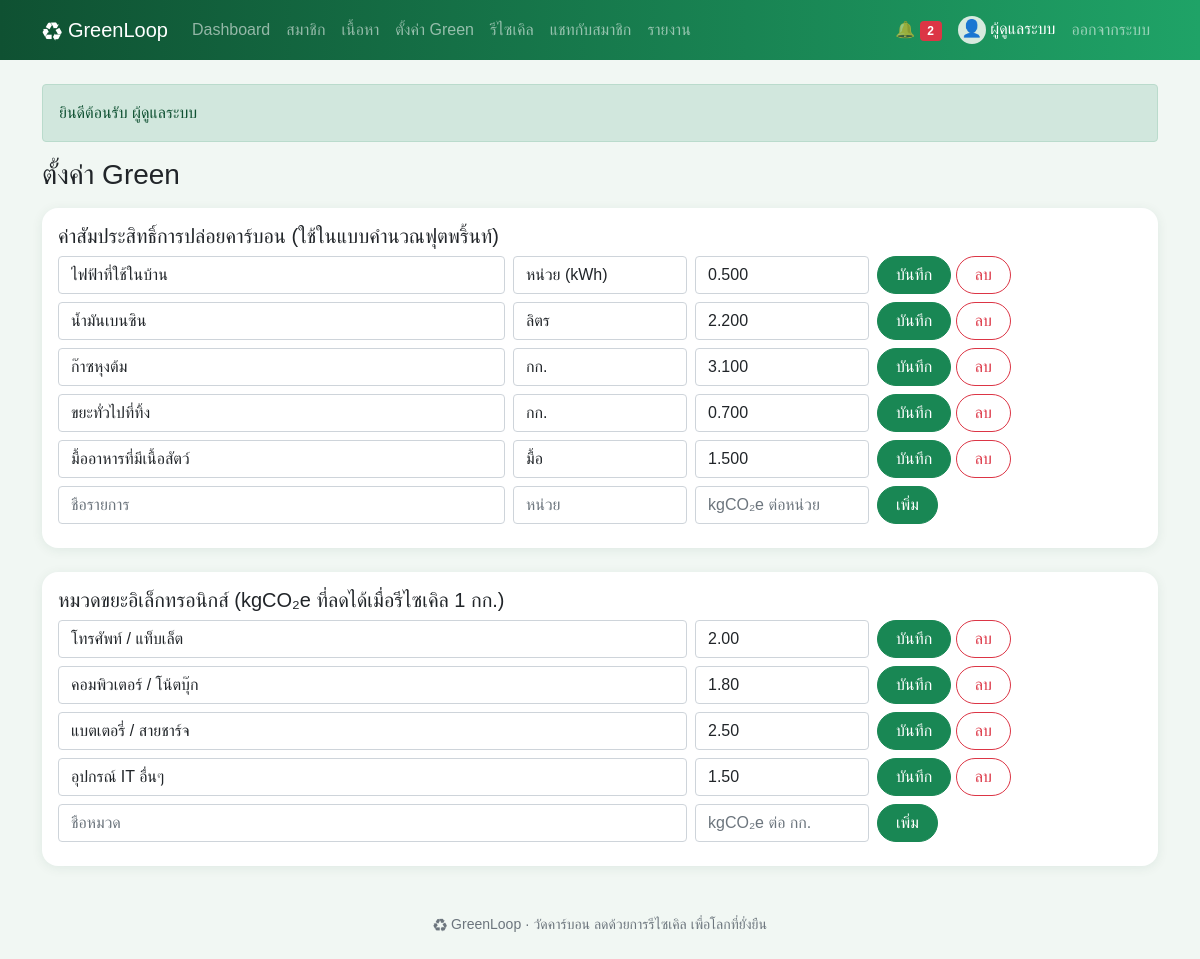
/admin/green.php (signed in), run on the app's committed database.
### tables this page shows
CREATE TABLE users (
    id INT AUTO_INCREMENT PRIMARY KEY,
    name VARCHAR(100) NOT NULL,
    email VARCHAR(100) NOT NULL UNIQUE,
    phone VARCHAR(10) NOT NULL,
    avatar VARCHAR(50) NOT NULL DEFAULT '' COMMENT 'ชื่อไฟล์รูปโปรไฟล์ใน uploads/',
    password VARCHAR(255) NOT NULL,
    question VARCHAR(100) NOT NULL COMMENT 'คำถามกันลืมรหัสผ่านที่สมาชิกเลือก',
    answer VARCHAR(255) NOT NULL COMMENT 'คำตอบกันลืมรหัสผ่าน (เข้ารหัส)',
    role ENUM('user','admin') NOT NULL DEFAULT 'user',
    status ENUM('active','suspended') NOT NULL DEFAULT 'active',
    points INT NOT NULL DEFAULT 0,
    created_at DATETIME NOT NULL DEFAULT CURRENT_TIMESTAMP
);

CREATE TABLE factors (
    id INT AUTO_INCREMENT PRIMARY KEY,
    name VARCHAR(100) NOT NULL,
    unit VARCHAR(30) NOT NULL,
    factor DECIMAL(8,3) NOT NULL
);

CREATE TABLE categories (
    id INT AUTO_INCREMENT PRIMARY KEY,
    name VARCHAR(100) NOT NULL,
    co2_per_kg DECIMAL(6,2) NOT NULL
);

### admin/green.php (the view, shortened to what this page needs)
<?php
require '../init.php';
need_admin();
$factors = all('SELECT * FROM factors ORDER BY id');
$factors[] = ['id' => '', 'name' => '', 'unit' => '', 'factor' => ''];
$cats = all('SELECT * FROM categories ORDER BY id');
$cats[] = ['id' => '', 'name' => '', 'co2_per_kg' => ''];
head('ตั้งค่า Green');
?>
<div class="card card-body mb-4">
  <h5>ค่าสัมประสิทธิ์การปล่อยคาร์บอน (ใช้ในแบบคำนวณฟุตพริ้นท์)</h5>
  <?php foreach ($factors as $f): ?>
    <form method="post" class="row g-2 mb-2">
      <div class="col-md-5"><input class="form-control" name="name" value="<?= e($f['name']) ?>" placeholder="ชื่อรายการ" required></div>
      <div class="col-md-2"><input class="form-control" name="unit" value="<?= e($f['unit']) ?>" placeholder="หน่วย" required></div>
      <div class="col-md-2"><input class="form-control" name="factor" type="number" step="0.001" min="0.001" value="<?= $f['factor'] ?>" placeholder="kgCO₂e ต่อหน่วย" required></div>
      <div class="col-md-3">
        <button class="btn btn-success" name="save_factor"><?= $f['id'] ? 'บันทึก' : 'เพิ่ม' ?></button>
        <?php if ($f['id']): ?><button class="btn btn-outline-danger" name="del_factor" onclick="return confirm('ลบรายการนี้?')">ลบ</button><?php endif; ?>
      </div>
    </form>
  <?php endforeach; ?>
</div>
<div class="card card-body">
  <h5>หมวดขยะอิเล็กทรอนิกส์ (kgCO₂e ที่ลดได้เมื่อรีไซเคิล 1 กก.)</h5>
  <?php foreach ($cats as $c): ?>
    <form method="post" class="row g-2 mb-2">
      <div class="col-md-7"><input class="form-control" name="name" value="<?= e($c['name']) ?>" placeholder="ชื่อหมวด" required></div>
      <div class="col-md-2"><input class="form-control" name="co2_per_kg" type="number" step="0.01" min="0.01" value="<?= $c['co2_per_kg'] ?>" placeholder="kgCO₂e ต่อ กก." required></div>
      <div class="col-md-3">
        <button class="btn btn-success" name="save_category"><?= $c['id'] ? 'บันทึก' : 'เพิ่ม' ?></button>
        <?php if ($c['id']): ?><button class="btn btn-outline-danger" name="del_category" onclick="return confirm('ลบหมวดนี้?')">ลบ</button><?php endif; ?>
      </div>
    </form>
  <?php endforeach; ?>
</div>
<?php foot() ?>

### init.php (shortened to what this page needs)
<?php
$db = new PDO('mysql:host=localhost;dbname=greenloop;charset=utf8mb4', 'root', '');
$db->setAttribute(PDO::ATTR_ERRMODE, PDO::ERRMODE_EXCEPTION);
$db->setAttribute(PDO::ATTR_DEFAULT_FETCH_MODE, PDO::FETCH_ASSOC);
function q($sql, $p = [])
{
    global $db;
    $s = $db->prepare($sql);
    $s->execute($p);
    return $s;
}
function all($sql, $p = []) { return q($sql, $p)->fetchAll(); }
function one($sql, $p = []) { return q($sql, $p)->fetch(); }
function val($sql, $p = []) { return q($sql, $p)->fetchColumn(); }
function e($s) { return htmlspecialchars($s ?? '', ENT_QUOTES); }
function inbox() { return me()['role'] == 'admin' ? null : me()['id']; }
function pic($file, $size = 40, $icon = '👤', $link = false)
{
    if (!$file) return "<span class='pic' style='width:{$size}px;height:{$size}px;font-size:" . $size * .6 . "px'>$icon</span>";
    $img = "<img class='pic' src='" . UP . "uploads/$file' width='$size' height='$size' alt=''>";
    return $link ? "<a href='" . UP . "uploads/$file' target='_blank'>$img</a>" : $img;
}
function me()
{
    static $u;
    if (!$u && isset($_SESSION['uid'])) $u = one("SELECT * FROM users WHERE id = ? AND status = 'active'", [$_SESSION['uid']]);
    return $u;
}
function need_login()
{
    if (!me()) go(UP . 'login.php', 'กรุณาเข้าสู่ระบบก่อน', 'warning');
    return me();
}
function need_admin()
{
    if (need_login()['role'] != 'admin') go(UP . 'index.php', 'หน้านี้สำหรับผู้ดูแลระบบเท่านั้น', 'danger');
    return me();
}
function head($title, $show = true)
{
    $u = me();
    $menu = !$u ? [] : ($u['role'] == 'admin' ? MENU_ADMIN : MENU_USER);
    ?>
<!doctype html>
<html lang="th">
<head>
<link rel="stylesheet" href="<?= UP ?>assets/bootstrap.min.css">
<link rel="stylesheet" href="<?= UP ?>assets/style.css">
</head>
<body>
<nav class="navbar navbar-expand-lg navbar-dark d-print-none">
  <div class="container">
    <a class="navbar-brand" href="<?= UP ?>index.php">♻ GreenLoop</a>
    <div class="collapse navbar-collapse" id="menu">
      <div class="navbar-nav me-auto">
        <?php foreach ($menu as $file => $name): ?>
          <a class="nav-link" href="<?= UP . $file ?>"><?= $name ?></a>
        <?php endforeach; ?>
      </div>
      <div class="navbar-nav align-items-lg-center">
        <?php if (!$u): ?>
          <a class="nav-link" href="<?= UP ?>login.php">เข้าสู่ระบบ</a>
          <a class="nav-link" href="<?= UP ?>register.php">สมัครสมาชิก</a>
        <?php else: ?>
          <a class="nav-link" href="<?= UP ?>notifications.php">🔔 <span class="badge bg-danger"><?= val('SELECT COUNT(*) FROM notifications WHERE is_read = 0 AND user_id <=> ?', [inbox()]) ?></span></a>
          <span class="navbar-text text-white mx-2"><?= pic($u['avatar'], 28) ?> <?= e($u['name']) ?></span>
          <a class="nav-link" href="<?= UP ?>logout.php">ออกจากระบบ</a>
        <?php endif; ?>
      </div>
    </div>
  </div>
</nav>
<main class="container py-4">
<?php if (isset($_SESSION['flash'])): ?>
  <div class="alert alert-<?= $_SESSION['flash'][1] ?>"><?= e($_SESSION['flash'][0]) ?></div>
<?php unset($_SESSION['flash']); endif; ?>
<?php if ($show): ?><h3 class="mb-3"><?= $title ?></h3><?php endif; ?>
    <?php
}
function foot()
{
    echo '</main><footer class="text-center text-muted small py-4 d-print-none">♻ GreenLoop · วัดคาร์บอน ลดด้วยการรีไซเคิล เพื่อโลกที่ยั่งยืน</footer>'
        . '<script src="' . UP . 'assets/bootstrap.bundle.min.js"></script></body></html>';
}

### assets/style.css (style rules this page uses)
body { background: #f1f7f3; font-family: "Leelawadee UI", Tahoma, sans-serif; }
.navbar { background: linear-gradient(90deg, #0f5132, #1fa367); }
.btn { border-radius: 50px; padding-left: 18px; padding-right: 18px; }
.card { border: 0; border-radius: 16px; box-shadow: 0 2px 12px rgba(15, 81, 50, .08); }
.pic { display: inline-block; object-fit: cover; border-radius: 50%; background: #d7eadf; text-align: center; vertical-align: middle; }

### data on the page
users: role "Dashboard", role "สมาชิก", role "เนื้อหา", role "ตั้งค่า Green", role "รีไซเคิล", role "แชทกับสมาชิก", role "รายงาน", name "ผู้ดูแลระบบ"
factors: name "ไฟฟ้าที่ใช้ในบ้าน", unit "หน่วย (kWh)", factor "0.500", shows "บันทึก", shows "ลบ"
factors: name "น้ำมันเบนซิน", unit "ลิตร", factor "2.200", shows "บันทึก", shows "ลบ"
factors: name "ก๊าซหุงต้ม", unit "กก.", factor "3.100", shows "บันทึก", shows "ลบ"
factors: name "ขยะทั่วไปที่ทิ้ง", unit "กก.", factor "0.700", shows "บันทึก", shows "ลบ"
factors: name "มื้ออาหารที่มีเนื้อสัตว์", unit "มื้อ", factor "1.500", shows "บันทึก", shows "ลบ"
categories: name "โทรศัพท์ / แท็บเล็ต", co2_per_kg "2.00", shows "บันทึก", shows "ลบ"
categories: name "คอมพิวเตอร์ / โน้ตบุ๊ก", co2_per_kg "1.80", shows "บันทึก", shows "ลบ"
categories: name "แบตเตอรี่ / สายชาร์จ", co2_per_kg "2.50", shows "บันทึก", shows "ลบ"
categories: name "อุปกรณ์ IT อื่นๆ", co2_per_kg "1.50", shows "บันทึก", shows "ลบ"

### other printed values
$icon "👤"
$_SESSION['flash'][0] "ยินดีต้อนรับ ผู้ดูแลระบบ"
$title "ตั้งค่า Green"
